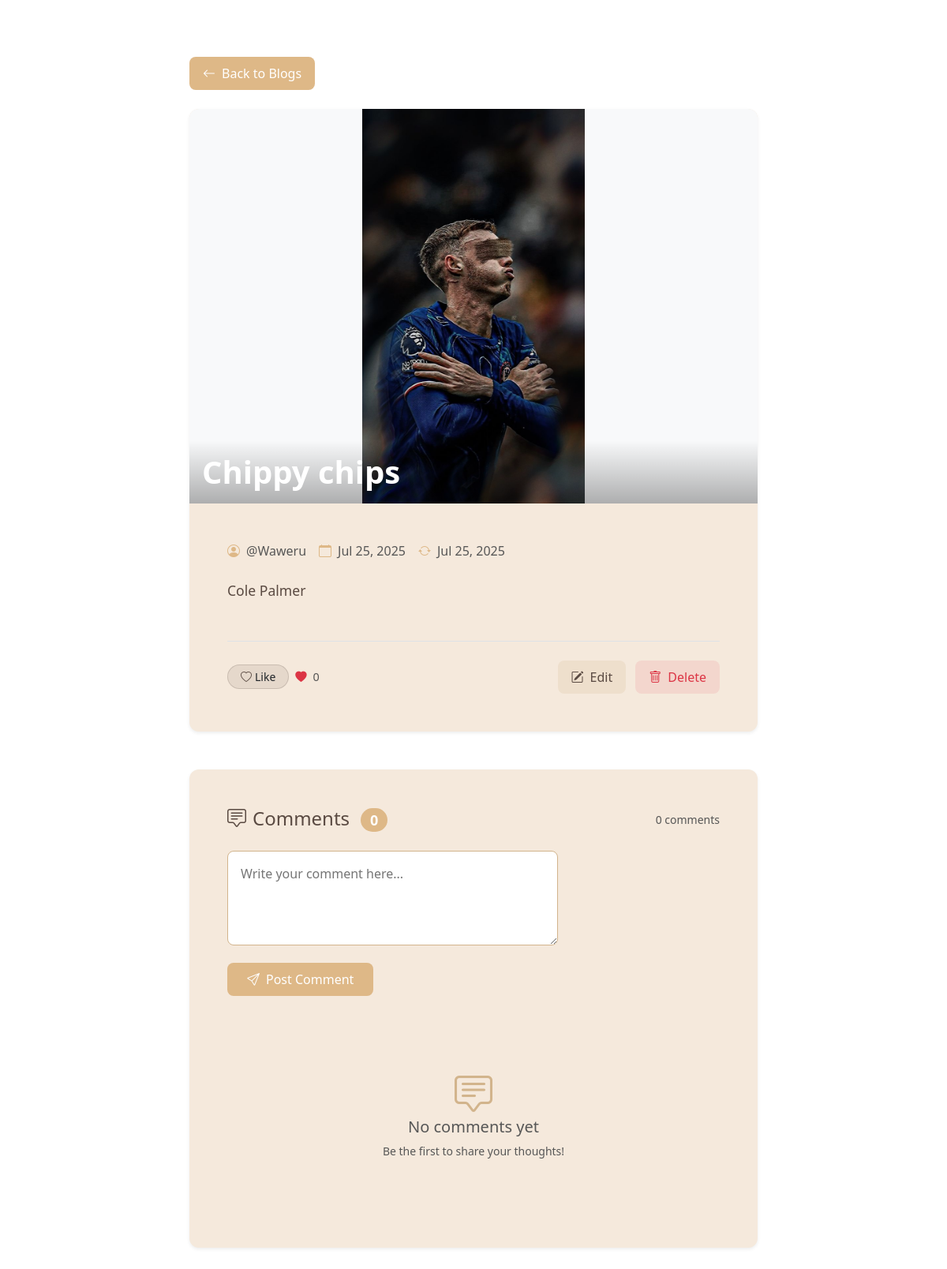
The page /blog/3/ (signed in) on the database its author committed.
### gallery/models.py (models this page shows, shortened)
class Product(models.Model):
    name = models.CharField(max_length=255)
    description = models.TextField()
    image = models.ImageField(upload_to='products/')
    created_at = models.DateTimeField(auto_now_add=True)
    updated_at = models.DateTimeField(auto_now=True)
    author = models.ForeignKey(User, on_delete=models.CASCADE, default=1) #Author Field
    likes  = models.ManyToManyField(User, related_name='blog_posts',blank=True)
    @property
    def total_likes(self):
        return self.likes.count()

### gallery/views.py (the view)
# urls.py: path('<int:pk>/', login_required(views.product_detail), name='product_detail'), #READ
@login_required
def product_detail(request, pk):
    product = get_object_or_404(Product, pk=pk)
    comments = product.comments.all().order_by('-date_posted')
    if request.method == 'POST':
        form = CommentForm(request.POST)
        if form.is_valid():
            comment = form.save(commit=False)
            comment.product = product
            comment.user = request.user
            comment.save()
            return redirect('product_detail', pk=product.pk)
    else:
        form = CommentForm()
    return render(request, 'gallery/index2.html', {
        'product': product,
        'comments': comments,
        'form': form,
        })

### gallery/forms.py
class CommentForm(forms.ModelForm):
    content = forms.CharField(
        label = '',
        widget = forms.Textarea(attrs={
            'rows': 3,
            'placeholder': 'Write your comment here...'
        })
    )
    class Meta:
        model = Comment
        fields = ['content']

### gallery/templates/gallery/index2.html (shortened to what this page needs)
{% extends "base.html" %}
{% block content %}
<div class="container py-5">
  <div class="row justify-content-center">
    <div class="col-lg-8">
      <a href="{% url 'product_list' %}" class="btn mb-4 d-inline-flex align-items-center"
         style="background-color: burlywood; color: white; border-radius: 8px; padding: 8px 16px;">
        <i class="bi bi-arrow-left me-2"></i>Back to Blogs
      </a>
      <div class="card border-0 shadow-sm mb-5" style="background-color: #f5e9dc; border-radius: 12px; overflow: hidden;">
        <div class="blog-image-container position-relative" style="display: flex; justify-content: center; background-color: #f8f9fa;">
          <img src="{{ product.image.url }}" alt="{{ product.name }}"
               class="img-fluid" style="max-height: 500px; width: auto; object-fit: contain;">
          <div class="position-absolute bottom-0 start-0 p-3 w-100" style="background: linear-gradient(transparent, rgba(0,0,0,0.3));">
            <h1 class="fw-bold text-white mb-0">{{ product.name }}</h1>
          </div>
        </div>
        <div class="card-body p-4 p-md-5">
          <div class="d-flex flex-wrap align-items-center mb-4 text-muted gap-3">
            <div class="d-flex align-items-center">
              <i class="bi bi-person-circle me-2" style="color: burlywood;"></i>
              <span>@{{ product.author.username }}</span>
            </div>
            <div class="d-flex align-items-center">
              <i class="bi bi-calendar me-2" style="color: burlywood;"></i>
              <span>{{ product.created_at|date:"M d, Y" }}</span>
            </div>
            <div class="d-flex align-items-center">
              <i class="bi bi-arrow-repeat me-2" style="color: burlywood;"></i>
              <span>{{ product.updated_at|date:"M d, Y" }}</span>
            </div>
          </div>
          <div class="blog-content mb-5">
            <div style="font-size: 1.1rem; line-height: 1.7; color: #5a4a42;">
              {{ product.description|linebreaksbr }}
            </div>
          </div>
          <div class="d-flex justify-content-between align-items-center border-top pt-4">
            <div class="like-section d-flex align-items-center gap-2">
              <form method="POST" action="{% url 'like_post' product.pk %}" class="d-inline">
                <button type="submit" class="btn btn-sm like-btn px-3 py-1 d-flex align-items-center"
                        style="background: rgba(90, 74, 66, 0.1); border: 1px solid rgba(90, 74, 66, 0.2); border-radius: 20px;">
                  <i class="bi {% if user in product.likes.all %}bi-heart-fill{% else %}bi-heart{% endif %} me-1"
                     style="color: {% if user in product.likes.all %}#dc3545{% else %}#5a4a42{% endif %};"></i>
                  Like
                </button>
              </form>
              <span class="text-muted" style="font-size: 0.9rem;">
                <i class="bi bi-heart-fill me-1" style="color: #dc3545;"></i>
                {{ product.total_likes }}
              </span>
            </div>
            {% if user == product.author or user.is_superuser %}
            <div class="action-buttons">
              <a href="{% url 'edit_product' product.pk %}" class="btn me-2 py-2 px-3"
                 style="background-color: rgba(210, 180, 140, 0.2); color: #5a4a42; border-radius: 8px;">
                <i class="bi bi-pencil-square me-2"></i>Edit
              </a>
              <a href="{% url 'delete_product' product.pk %}" class="btn py-2 px-3"
                 style="background-color: rgba(220, 53, 69, 0.1); color: #dc3545; border-radius: 8px;">
                <i class="bi bi-trash me-2"></i>Delete
              </a>
            </div>
            {% endif %}
          </div>
        </div>
      </div>
      <div class="card border-0 shadow-sm" style="background-color: #f5e9dc; border-radius: 12px;">
        <div class="card-body p-4 p-md-5">
          <div class="d-flex justify-content-between align-items-center mb-4">
            <h3 class="h4 mb-0" style="color: #5a4a42;">
              <i class="bi bi-chat-square-text me-2"></i>Comments
              <span class="badge rounded-pill ms-2" style="background-color: burlywood;">{{ comments.count }}</span>
            </h3>
            <small class="text-muted">{{ comments.count }} comment{{ comments.count|pluralize }}</small>
          </div>
          <form method="POST" class="mb-5">
            <div class="form-floating mb-3">
              {{ form.content }}
            </div>
            <button type="submit" class="btn py-2 px-4"
                    style="background-color: burlywood; color: white; border-radius: 8px;">
              <i class="bi bi-send me-2"></i>Post Comment
            </button>
          </form>
          <div class="comments-list">
            {% if comments %}
              <div class="list-group">
                {% for comment in comments %}
                  <div class="list-group-item border-0 p-3 mb-3"
                       style="background-color: rgba(255, 255, 255, 0.5); border-radius: 10px;">
                    <div class="d-flex justify-content-between align-items-center mb-2">
                      <div class="d-flex align-items-center">
                        <i class="bi bi-person-circle me-2" style="color: burlywood;"></i>
                        <strong style="color: #5a4a42;">{{ comment.user.username }}</strong>
                      </div>
                      <small class="text-muted">{{ comment.date_posted|timesince }} ago</small>
                    </div>
                    <p class="mb-0 ps-4" style="color: #5a4a42;">{{ comment.content }}</p>
                  </div>
                {% endfor %}
              </div>
            {% else %}
              <div class="text-center py-5">
                <i class="bi bi-chat-square-text display-5 mb-3" style="color: #d2b48c;"></i>
                <h5 class="text-muted mb-2">No comments yet</h5>
                <p class="text-muted small">Be the first to share your thoughts!</p>
              </div>
            {% endif %}
          </div>
        </div>
      </div>
    </div>
  </div>
</div>
{% endblock %}

### gallery/static/css/styles.css (style rules this page uses)
:root { --burlywood: #DEB887; --burlywood-dark: #D2A679; --brown: #5A4A42; --brown-light: #8B7355; }

### gallery/templates/gallery/index2.html (style rules this page uses)
.blog-image-container { overflow: hidden; background-color: #f8f9fa; min-height: 300px; align-items: center; }
.form-floating textarea { height: 120px; background-color: #fff; border: 1px solid #d2b48c; border-radius: 8px; padding: 16px; }

### rows shown on the page
Product: image (picture), name "Chippy chips", author.username "Waweru", created_at "Jul 25, 2025", updated_at "Jul 25, 2025", description "Cole Palmer", total_likes "0"

### other values the page prints
{{ comments.count }} "0"
